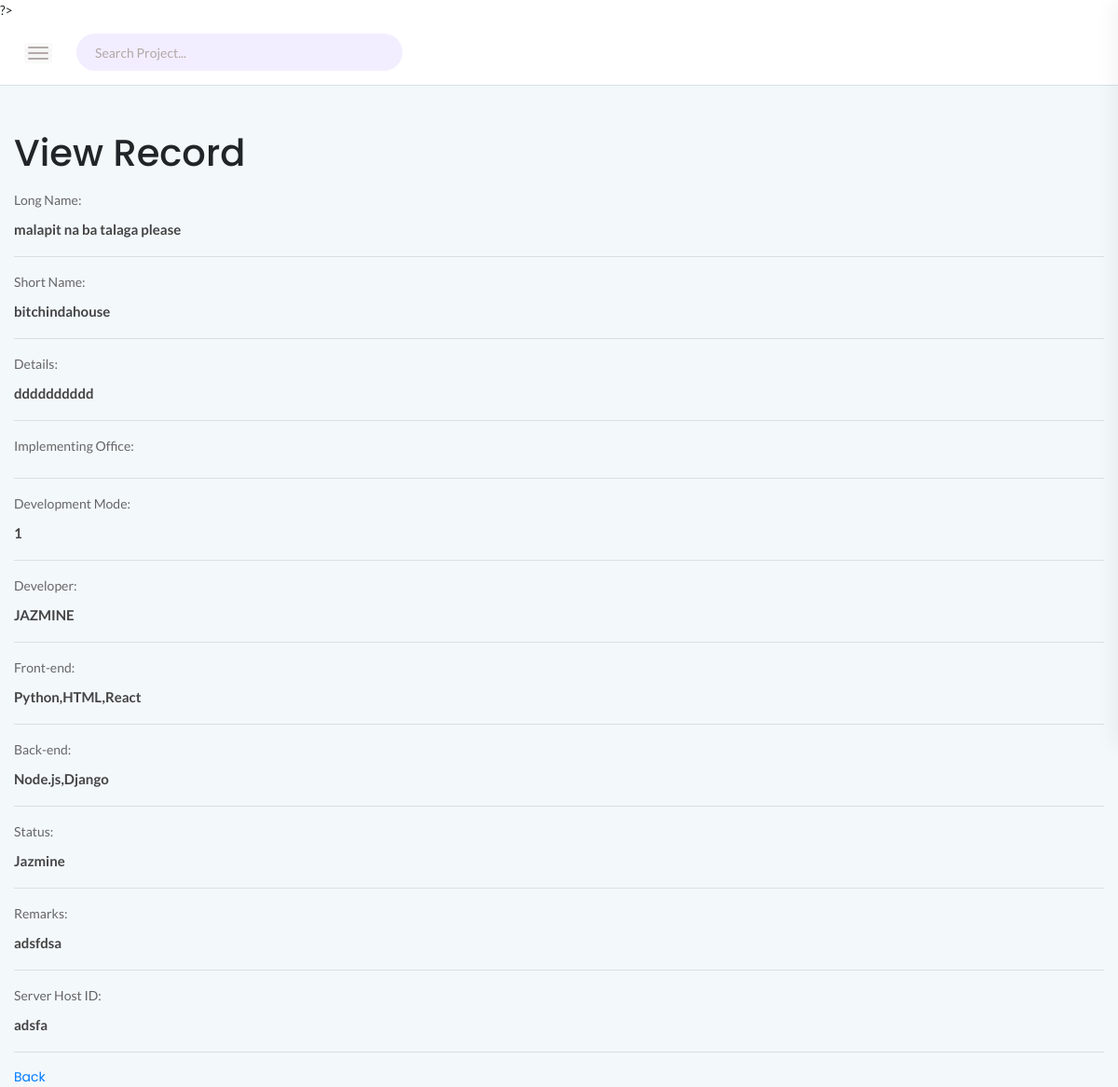
Page /tablecopy.php?id=85 (signed in) on the committed database.
### tables this page shows
CREATE TABLE `products` (
  `product_id` int(11) NOT NULL,
  `product_name` varchar(255) NOT NULL,
  `product_sname` varchar(255) NOT NULL,
  `details` varchar(255) NOT NULL,
  `implementing_office` varchar(255) NOT NULL,
  `dev_mode` varchar(255) NOT NULL,
  `developer` varchar(255) NOT NULL,
  `frontend` varchar(255) NOT NULL,
  `backend` varchar(255) NOT NULL,
  `status` varchar(255) NOT NULL,
  `remarks` varchar(255) NOT NULL,
  `serverhid` varchar(255) NOT NULL,
  `IsDeleted` int(11) NOT NULL DEFAULT 0
);

### tablecopy.php (the view, shortened to what this page needs)
<?php
if(isset($_GET["id"]) && !empty(trim($_GET["id"]))){
    require_once "config.php";
    $sql = "SELECT * FROM products WHERE product_id = ?";
    if($stmt = mysqli_prepare($link, $sql)){
        mysqli_stmt_bind_param($stmt, "i", $param_id);
        if(mysqli_stmt_execute($stmt)){
            $result = mysqli_stmt_get_result($stmt);
            if(mysqli_num_rows($result) == 1){
                $row = mysqli_fetch_array($result, MYSQLI_ASSOC);
            } else{
                header("location: error.php");
                exit();
            }
        } else{
            echo "Oops! Something went wrong. Please try again later.";
        }
    }
} else{
    header("location: error.php");
    exit();
}
?>
</body>
</html>
<!doctype html>
<html class="no-js" lang="en">
<head>
    <link rel="stylesheet" href="assets/css/bootstrap.min.css">
    <link rel="stylesheet" href="https://cdn.jsdelivr.net/npm/bootstrap-icons@1.7.2/font/bootstrap-icons.css">
    <link rel="stylesheet" href="assets/css/font-awesome.min.css">
    <link rel="stylesheet" href="assets/css/themify-icons.css">
    <link rel="stylesheet" href="assets/css/metisMenu.css">
    <link rel="stylesheet" href="assets/css/owl.carousel.min.css">
    <link rel="stylesheet" href="assets/css/slicknav.min.css">
    <link rel="stylesheet" href="https://www.amcharts.com/lib/3/plugins/export/export.css" type="text/css" media="all" />
    <link rel="stylesheet" href="assets/css/typography.css">
    <link rel="stylesheet" href="assets/css/default-css.css">
    <link rel="stylesheet" href="assets/css/styles.css">
    <link rel="stylesheet" href="assets/css/responsive.css">
</head>
<body>
    <div class="page-container">
        <div class="main-content">
            <div class="header-area">
                <div class="row align-items-center">
                    <div class="col-md-6 col-sm-8 clearfix">
                        <div class="nav-btn pull-left">
                            <span></span>
                            <span></span>
                            <span></span>
                        </div>
                        <div class="search-box pull-left">
                            <form action="#">
                                <input type="text" name="search" placeholder="Search Project..." required>
                                <i class="ti-search"></i>
                            </form>
                        </div>
                    </div>
                    <div class="col-md-6 col-sm-4 clearfix">
                    </div>
                </div>
            </div>
          <div>
          <div class="wrapper">
        <div class="container-fluid">
            <div class="row">
                <div class="col-md-12">
                    <h1 class="mt-5 mb-3">View Record</h1>
                    <div class="form-group">
                        <label>Long Name:</label>
                        <p><b><?php echo $row["product_name"]; ?></b></p>
                        <hr>
                    </div>
                    <div class="form-group">
                        <label>Short Name:</label>
                        <p><b><?php echo $row["product_sname"]; ?></b></p>
                        <hr>
                    </div>
                    <div class="form-group">
                        <label>Details:</label>
                        <p><b><?php echo $row["details"]; ?></b></p>
                        <hr>
                    </div>
                    <div class="form-group">
                        <label>Implementing Office:</label>
                        <hr>
                    </div>
                    <div class="form-group">
                        <label>Development Mode:</label>
                        <p><b><?php echo $row["dev_mode"]; ?></b></p>
                        <hr>
                    </div>
                    <div class="form-group">
                        <label>Developer:</label>
                        <p><b><?php echo $row["developer"]; ?></b></p>
                        <hr>
                    </div>
                    <div class="form-group">
                        <label>Front-end:</label>
                        <p><b><?php echo $row["frontend"]; ?></b></p>
                        <hr>
                    </div>
                    <div class="form-group">
                        <label>Back-end:</label>
                        <p><b><?php echo $row["backend"]; ?></b></p>
                        <hr>
                    </div>
                    <div class="form-group">
                        <label>Status:</label>
                        <p><b><?php echo $row["status"]; ?></b></p>
                        <hr>
                    </div>
                    <div class="form-group">
                        <label>Remarks:</label>
                        <p><b><?php echo $row["remarks"]; ?></b></p>
                        <hr>
                    </div>
                    <div class="form-group">
                        <label>Server Host ID:</label>
                        <p><b><?php echo $row["serverhid"]; ?></b></p>
                        <hr>
                    </div>
                    <a href="table.php" class="button-submit">Back</a>
                </div>
            </div>
        </div>
    </div>
    </div>
</body>
</html>

### assets/css/styles.css (style rules this page uses)
.page-container { width: 100%; height: 100%; min-height: 100vh; padding-left: 280px; -webkit-transition: padding-left 0.3s ease 0s; transition: padding-left 0.3s ease 0s; }
.main-content { width: 100%; background: #F3F8FB; }
.header-area { padding: 15px 30px; background: #fff; border-bottom: 1px solid #d8e3e7; }
.nav-btn { margin-right: 30px; margin-top: 10px; cursor: pointer; }
.nav-btn span { display: block; width: 22px; height: 2px; background: #b3aaaa; margin: 4px 0; border-radius: 15px; -webkit-transition: all 0.3s ease 0s; transition: all 0.3s ease 0s; box-shadow: 0 0 0 4px rgba(99, 96, 96, 0.03); }
.search-box form { position: relative; }
.search-box input { width: 350px; border-radius: 33px; border: none; height: 40px; padding-left: 20px; padding-right: 40px; letter-spacing: 0; background: #f3eeff; }
.search-box form i { position: absolute; right: 21px; top: 14px; font-size: 14px; color: #b1a7a7; }
label { font-weight: 500; color: #666; display: inline-block; margin-bottom: 8px; margin-bottom: .5rem; }

### assets/css/responsive.css (style rules this page uses)
@media (min-width: 1200px) and (max-width: 1364px) { .page-container, .sbar_collapsed.page-container { padding-left: 0; } }

### tablecopy.php (style rules this page uses)
body { background-image: url('image1.jpg'); }

### rows in the picture
products: product_name "malapit na ba talaga please", product_sname "bitchindahouse", details "dddddddddd", dev_mode "1", developer "JAZMINE", frontend "Python,HTML,React", backend "Node.js,Django", status "Jazmine", remarks "adsfdsa", serverhid "adsfa"
